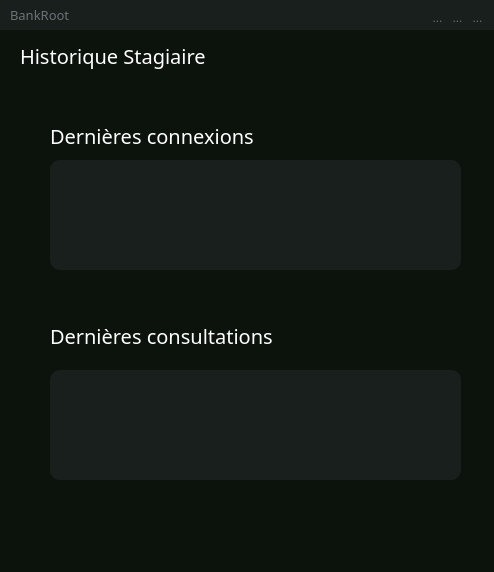
<?xml version="1.0" encoding="UTF-8"?>
<ui version="4.0">
 <class>historique_stagiaire</class>
 <widget class="QWidget" name="historique_stagiaire">
  <property name="geometry">
   <rect>
    <x>0</x>
    <y>0</y>
    <width>494</width>
    <height>572</height>
   </rect>
  </property>
  <property name="windowTitle">
   <string>Form</string>
  </property>
  <widget class="QWidget" name="topbar" native="true">
   <property name="geometry">
    <rect>
     <x>0</x>
     <y>0</y>
     <width>1191</width>
     <height>31</height>
    </rect>
   </property>
   <property name="styleSheet">
    <string notr="true">background-color:rgb(24,31, 28);
color:rgb(109, 114, 117);
</string>
   </property>
   <widget class="QLabel" name="label_64">
    <property name="geometry">
     <rect>
      <x>10</x>
      <y>-1</y>
      <width>91</width>
      <height>31</height>
     </rect>
    </property>
    <property name="font">
     <font>
      <family>Montserrat Light</family>
      <pointsize>10</pointsize>
     </font>
    </property>
    <property name="styleSheet">
     <string notr="true">
</string>
    </property>
    <property name="text">
     <string>BankRoot</string>
    </property>
   </widget>
   <widget class="QToolButton" name="reduced_st">
    <property name="geometry">
     <rect>
      <x>430</x>
      <y>10</y>
      <width>15</width>
      <height>15</height>
     </rect>
    </property>
    <property name="styleSheet">
     <string notr="true">QToolButton{
border-radius:45px;
}

QToolButton:hover{
border-radius:45px;
background:red;
}</string>
    </property>
    <property name="text">
     <string>...</string>
    </property>
    <property name="icon">
     <iconset resource="ressource.qrc">
      <normaloff>:/assets/reduce.png</normaloff>:/assets/reduce.png</iconset>
    </property>
    <property name="iconSize">
     <size>
      <width>12</width>
      <height>12</height>
     </size>
    </property>
   </widget>
   <widget class="QToolButton" name="fullscreen_st">
    <property name="geometry">
     <rect>
      <x>450</x>
      <y>10</y>
      <width>15</width>
      <height>15</height>
     </rect>
    </property>
    <property name="styleSheet">
     <string notr="true">QToolButton{
border-radius:45px;
}</string>
    </property>
    <property name="text">
     <string>...</string>
    </property>
    <property name="icon">
     <iconset resource="ressource.qrc">
      <normaloff>:/assets/fullscreen.png</normaloff>:/assets/fullscreen.png</iconset>
    </property>
    <property name="iconSize">
     <size>
      <width>10</width>
      <height>10</height>
     </size>
    </property>
   </widget>
   <widget class="QToolButton" name="close_st">
    <property name="geometry">
     <rect>
      <x>470</x>
      <y>10</y>
      <width>15</width>
      <height>15</height>
     </rect>
    </property>
    <property name="styleSheet">
     <string notr="true">QToolButton{
border-radius:45px;
}

QToolButton:hover{
border-radius:45px;
background:red;
}</string>
    </property>
    <property name="text">
     <string>...</string>
    </property>
    <property name="icon">
     <iconset resource="ressource.qrc">
      <normaloff>:/assets/leave.png</normaloff>:/assets/leave.png</iconset>
    </property>
    <property name="iconSize">
     <size>
      <width>10</width>
      <height>10</height>
     </size>
    </property>
   </widget>
  </widget>
  <widget class="QWidget" name="widget" native="true">
   <property name="enabled">
    <bool>true</bool>
   </property>
   <property name="geometry">
    <rect>
     <x>0</x>
     <y>30</y>
     <width>1191</width>
     <height>871</height>
    </rect>
   </property>
   <property name="font">
    <font>
     <pointsize>1</pointsize>
    </font>
   </property>
   <property name="cursor">
    <cursorShape>PointingHandCursor</cursorShape>
   </property>
   <property name="mouseTracking">
    <bool>true</bool>
   </property>
   <property name="styleSheet">
    <string notr="true">QWidget {
    background-color: #0C120C;
}</string>
   </property>
   <widget class="QLabel" name="labelFirstName_3">
    <property name="geometry">
     <rect>
      <x>20</x>
      <y>10</y>
      <width>261</width>
      <height>31</height>
     </rect>
    </property>
    <property name="font">
     <font>
      <family>Montserrat SemiBold</family>
      <pointsize>15</pointsize>
     </font>
    </property>
    <property name="styleSheet">
     <string notr="true">QLabel {
    color: white;
}</string>
    </property>
    <property name="text">
     <string>Historique Stagiaire</string>
    </property>
   </widget>
   <widget class="QToolButton" name="lastconnect_st">
    <property name="geometry">
     <rect>
      <x>50</x>
      <y>130</y>
      <width>411</width>
      <height>110</height>
     </rect>
    </property>
    <property name="styleSheet">
     <string notr="true">QToolButton {
    background-color: #181F1C;
	border-radius: 10px; 
}

QToolButton:hover{
background:#595554;
}</string>
    </property>
    <property name="text">
     <string/>
    </property>
   </widget>
   <widget class="QLabel" name="labelFirstName_4">
    <property name="geometry">
     <rect>
      <x>50</x>
      <y>90</y>
      <width>301</width>
      <height>31</height>
     </rect>
    </property>
    <property name="font">
     <font>
      <family>Montserrat SemiBold</family>
      <pointsize>15</pointsize>
     </font>
    </property>
    <property name="styleSheet">
     <string notr="true">QLabel {
    color: white;
}</string>
    </property>
    <property name="text">
     <string>Dernières connexions</string>
    </property>
   </widget>
   <widget class="QLabel" name="labelFirstName_5">
    <property name="geometry">
     <rect>
      <x>50</x>
      <y>290</y>
      <width>331</width>
      <height>31</height>
     </rect>
    </property>
    <property name="font">
     <font>
      <family>Montserrat SemiBold</family>
      <pointsize>15</pointsize>
     </font>
    </property>
    <property name="styleSheet">
     <string notr="true">QLabel {
    color: white;
}</string>
    </property>
    <property name="text">
     <string>Dernières consultations</string>
    </property>
   </widget>
   <widget class="QToolButton" name="lastcons_st">
    <property name="geometry">
     <rect>
      <x>50</x>
      <y>340</y>
      <width>411</width>
      <height>110</height>
     </rect>
    </property>
    <property name="styleSheet">
     <string notr="true">QToolButton {
    background-color: #181F1C;
	border-radius: 10px; 
}

QToolButton:hover{
background:#595554;
}</string>
    </property>
    <property name="text">
     <string/>
    </property>
   </widget>
  </widget>
 </widget>
 <resources>
  <include location="ressource.qrc"/>
 </resources>
 <connections/>
</ui>
